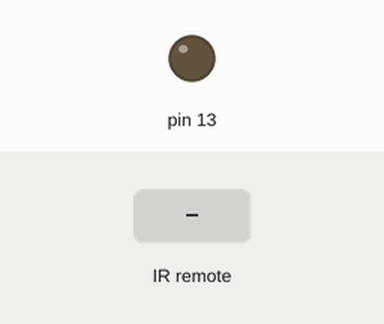
A sketch run on a simulated Arduino Uno, built with avr-gcc and run on an emulated ATmega328P. Parts: output pins drawn as LEDs (lit = HIGH). Dashed ring = blinking. Inputs (shaded band) come from the test bench.

Above: at 1.2 s.
1.3 s: infrared code 0x3734A5AA received
At 1.6 s:
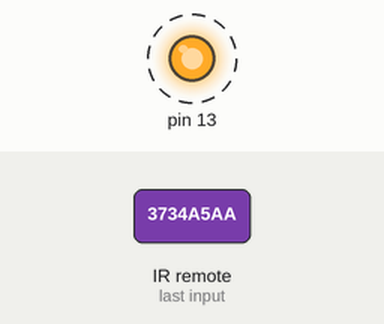
Timing chart, 0 to 10.3 s (numbered marks = the images above; inputs shaded):
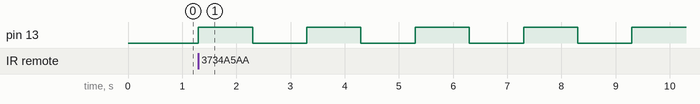

Measured:
- after the input at 1.3 s, pin 13: alternates HIGH for 1.0 s and LOW for 1.0 s, starting at once

The sketch:

TesteIR.ino
```cpp
#include <IRremote.h> //INCLUSÃO DE BIBLIOTECA

int RECV_PIN = 8; //PINO DIGITAL UTILIZADO PELO FOTORRECEPTOR KY-022

IRrecv irrecv(RECV_PIN); //PASSA O PARÂMETRO PARA A FUNÇÃO irrecv

decode_results results; //VARIÁVEL QUE ARMAZENA OS RESULTADOS (SINAL IR RECEBIDO)

void setup(){
  pinMode(13,OUTPUT);
  irrecv.enableIRIn(); //INICIALIZA A RECEPÇÃO DE SINAIS IR
}

void loop(){
  //CAPTURA O SINAL IR
  if (irrecv.decode(&results)) {
  if (results.value==926197162){
    digitalWrite(13,1);
    delay(1000);
    digitalWrite(13,0);
    delay(1000);
  }
  }
}
```
